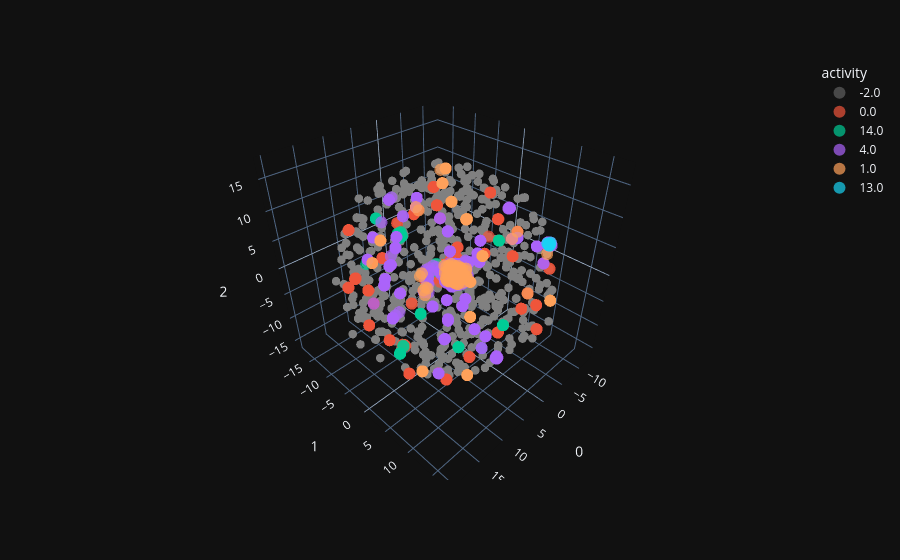

Here is the notebook cell this chart was saved with:
### Code cell
label_concat_vote = majority_value(label_b)

umap_3d = UMAP(n_components=3)

proj_3d_gyro = umap_3d.fit_transform(features)

# set point size 
point_size = np.ones(proj_3d_gyro.shape[0]) * 1
grey_idx = np.where(label_concat_vote==-2)[0]
point_size[grey_idx] = 0.5

fig_3d = px.scatter_3d(
    proj_3d_gyro, x=0, y=1, z=2,
    color=label_concat_vote.astype(str),  
    labels={'color': 'activity'},
    # color_discrete_map={ '-2.0': ('rgba(239, 239, 240, 1)')},
    color_discrete_map={ '-2.0': 'grey'},
    size=point_size
)

# Update transparency for traces where activity is '-2.0'
fig_3d.for_each_trace(lambda trace: trace.update(marker=dict(opacity=0.5)) if trace.name == '-2.0' else ())

fig_3d.update_traces(marker=dict(line=dict(width=0)))  # remove boundary of point

fig_3d.show()

### Figure 1 — Plotly figure (JSON) as saved in the notebook; plotly's stock layout.template omitted (floating-point values rounded to 4 significant figures; data arrays with more than 128 entries replaced by an {"elided": "..."} marker saying what was removed)
{"data": [{"hovertemplate": "activity=-2.0<br>0=%{x}<br>1=%{y}<br>2=%{z}<br>size=%{marker.size}<extra></extra>", "legendgroup": "-2.0", "marker": {"color": "grey", "size": {"elided": "53339 float values"}, "sizemode": "area", "sizeref": 0.0025, "symbol": "circle", "opacity": 0.5, "line": {"width": 0}}, "mode": "markers", "name": "-2.0", "scene": "scene", "showlegend": true, "x": {"elided": "53339 float values"}, "y": {"elided": "53339 float values"}, "z": {"elided": "53339 float values"}, "type": "scatter3d"}, {"hovertemplate": "activity=0.0<br>0=%{x}<br>1=%{y}<br>2=%{z}<br>size=%{marker.size}<extra></extra>", "legendgroup": "0.0", "marker": {"color": "#EF553B", "size": {"elided": "600 float values"}, "sizemode": "area", "sizeref": 0.0025, "symbol": "circle", "line": {"width": 0}}, "mode": "markers", "name": "0.0", "scene": "scene", "showlegend": true, "x": {"elided": "600 float values"}, "y": {"elided": "600 float values"}, "z": {"elided": "600 float values"}, "type": "scatter3d"}, {"hovertemplate": "activity=14.0<br>0=%{x}<br>1=%{y}<br>2=%{z}<br>size=%{marker.size}<extra></extra>", "legendgroup": "14.0", "marker": {"color": "#00cc96", "size": {"elided": "188 float values"}, "sizemode": "area", "sizeref": 0.0025, "symbol": "circle", "line": {"width": 0}}, "mode": "markers", "name": "14.0", "scene": "scene", "showlegend": true, "x": {"elided": "188 float values"}, "y": {"elided": "188 float values"}, "z": {"elided": "188 float values"}, "type": "scatter3d"}, {"hovertemplate": "activity=4.0<br>0=%{x}<br>1=%{y}<br>2=%{z}<br>size=%{marker.size}<extra></extra>", "legendgroup": "4.0", "marker": {"color": "#ab63fa", "size": {"elided": "1734 float values"}, "sizemode": "area", "sizeref": 0.0025, "symbol": "circle", "line": {"width": 0}}, "mode": "markers", "name": "4.0", "scene": "scene", "showlegend": true, "x": {"elided": "1734 float values"}, "y": {"elided": "1734 float values"}, "z": {"elided": "1734 float values"}, "type": "scatter3d"}, {"hovertemplate": "activity=1.0<br>0=%{x}<br>1=%{y}<br>2=%{z}<br>size=%{marker.size}<extra></extra>", "legendgroup": "1.0", "marker": {"color": "#FFA15A", "size": {"elided": "158 float values"}, "sizemode": "area", "sizeref": 0.0025, "symbol": "circle", "line": {"width": 0}}, "mode": "markers", "name": "1.0", "scene": "scene", "showlegend": true, "x": {"elided": "158 float values"}, "y": {"elided": "158 float values"}, "z": {"elided": "158 float values"}, "type": "scatter3d"}, {"hovertemplate": "activity=13.0<br>0=%{x}<br>1=%{y}<br>2=%{z}<br>size=%{marker.size}<extra></extra>", "legendgroup": "13.0", "marker": {"color": "#19d3f3", "size": [1.0, 1.0, 1.0, 1.0, 1.0, 1.0, 1.0, 1.0, 1.0, 1.0], "sizemode": "area", "sizeref": 0.0025, "symbol": "circle", "line": {"width": 0}}, "mode": "markers", "name": "13.0", "scene": "scene", "showlegend": true, "x": [-3.1, -3.108, -3.063, -3.193, -3.197, -3.063, -3.003, -3.262, -3.446, -3.135], "y": [13.16, 13.37, 12.97, 13.26, 13.08, 13.29, 13.28, 13.37, 13.21, 13.17], "z": [8.089, 7.931, 8.113, 8.123, 8.067, 7.94, 7.973, 8.325, 7.937, 7.953], "type": "scatter3d"}], "layout": {"scene": {"domain": {"x": [0.0, 1.0], "y": [0.0, 1.0]}, "xaxis": {"title": {"text": "0"}}, "yaxis": {"title": {"text": "1"}}, "zaxis": {"title": {"text": "2"}}}, "legend": {"title": {"text": "activity"}, "tracegroupgap": 0, "itemsizing": "constant"}, "margin": {"t": 60}}}
